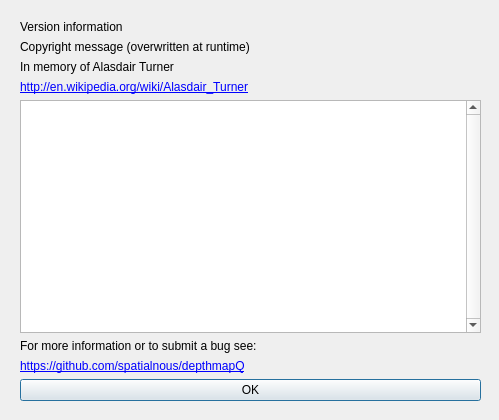
<?xml version="1.0" encoding="UTF-8"?>
<ui version="4.0">
 <class>CAboutDlg</class>
 <widget class="QDialog" name="CAboutDlg">
  <property name="geometry">
   <rect>
    <x>0</x>
    <y>0</y>
    <width>499</width>
    <height>420</height>
   </rect>
  </property>
  <property name="windowTitle">
   <string>About depthmapQ</string>
  </property>
  <widget class="QWidget" name="layoutWidget">
   <property name="geometry">
    <rect>
     <x>20</x>
     <y>20</y>
     <width>461</width>
     <height>381</height>
    </rect>
   </property>
   <layout class="QVBoxLayout" name="verticalLayout">
    <item>
     <widget class="QLabel" name="c_version_info">
      <property name="text">
       <string notr="true">Version information</string>
      </property>
     </widget>
    </item>
    <item>
     <widget class="QLabel" name="c_copyright">
      <property name="text">
       <string>Copyright message (overwritten at runtime)</string>
      </property>
     </widget>
    </item>
    <item>
     <widget class="QLabel" name="label_3">
      <property name="text">
       <string>In memory of Alasdair Turner</string>
      </property>
     </widget>
    </item>
    <item>
     <widget class="QLabel" name="label_5">
      <property name="text">
       <string>&lt;html&gt;&lt;head/&gt;&lt;body&gt;&lt;p&gt;&lt;a href=&quot;http://en.wikipedia.org/wiki/Alasdair_Turner&quot;&gt;&lt;span style=&quot; text-decoration: underline; color:#0000ff;&quot;&gt;http://en.wikipedia.org/wiki/Alasdair_Turner&lt;/span&gt;&lt;/a&gt;&lt;/p&gt;&lt;/body&gt;&lt;/html&gt;</string>
      </property>
     </widget>
    </item>
    <item>
     <widget class="QTextEdit" name="c_agreement">
      <property name="verticalScrollBarPolicy">
       <enum>Qt::ScrollBarAlwaysOn</enum>
      </property>
      <property name="readOnly">
       <bool>true</bool>
      </property>
     </widget>
    </item>
    <item>
     <widget class="QLabel" name="label_4">
      <property name="text">
       <string>For more information or to submit a bug see:</string>
      </property>
     </widget>
    </item>
    <item>
     <widget class="QLabel" name="c_vrlink">
      <property name="text">
       <string>&lt;html&gt;&lt;head/&gt;&lt;body&gt;&lt;p&gt;&lt;a href=&quot;https://github.com/spatialnous/depthmapQ&quot;&gt;&lt;span style=&quot; text-decoration: underline; color:#0000ff;&quot;&gt;https://github.com/spatialnous/depthmapQ&lt;/span&gt;&lt;/a&gt;&lt;/p&gt;&lt;/body&gt;&lt;/html&gt;</string>
      </property>
     </widget>
    </item>
    <item>
     <widget class="QPushButton" name="c_ok">
      <property name="text">
       <string>OK</string>
      </property>
     </widget>
    </item>
   </layout>
  </widget>
 </widget>
 <resources/>
 <connections>
  <connection>
   <sender>c_ok</sender>
   <signal>clicked()</signal>
   <receiver>CAboutDlg</receiver>
   <slot>OnOK()</slot>
   <hints>
    <hint type="sourcelabel">
     <x>103</x>
     <y>374</y>
    </hint>
    <hint type="destinationlabel">
     <x>209</x>
     <y>329</y>
    </hint>
   </hints>
  </connection>
 </connections>
 <slots>
  <slot>OnOK()</slot>
 </slots>
</ui>
